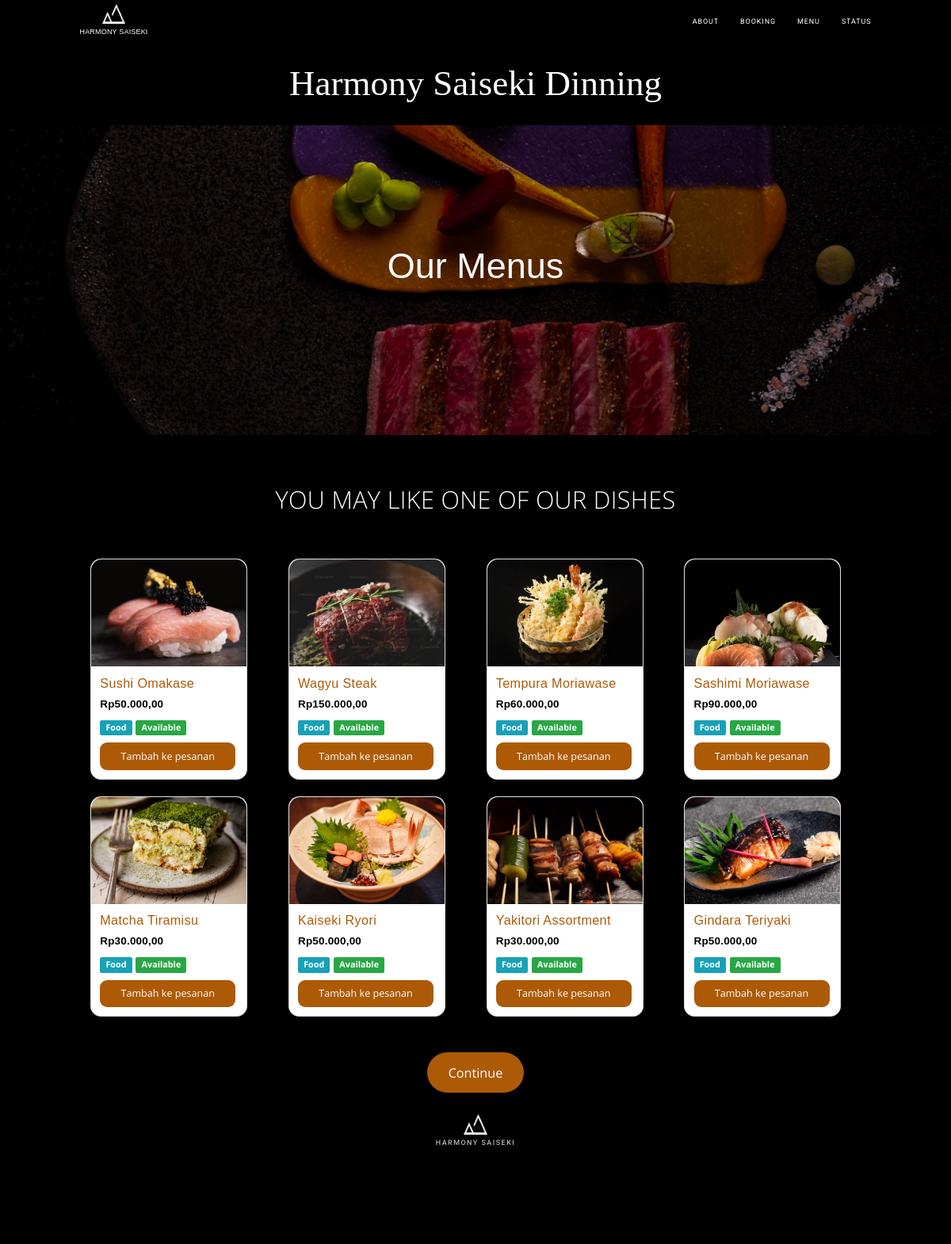
Page /menu.php on the committed database.
### tables this page shows
CREATE TABLE `menu` (
  `id` int(20) NOT NULL,
  `kode_menu` varchar(255) NOT NULL,
  `menu` varchar(255) NOT NULL,
  `harga` int(20) NOT NULL,
  `tipe` varchar(225) NOT NULL,
  `statuss` varchar(255) NOT NULL,
  `quantity` int(20) NOT NULL,
  `nama_berkas` varchar(255) NOT NULL
);

### menu.php (the view, shortened to what this page needs)
<!DOCTYPE html>
<html lang="en">
<head>
    <link href="css/bootstrap.min.css" rel="stylesheet">
    <link href="css/bootstrap2.css" rel="stylesheet">
    <link rel="stylesheet" href="https://maxcdn.bootstrapcdn.com/font-awesome/4.4.0/css/font-awesome.min.css">
    <link href="css/owl.carousel.css" rel="stylesheet">
    <link href="css/owl.theme.default.min.css"  rel="stylesheet">
    <link href="css/style.css" rel="stylesheet">
    <?php
    include "koneksi.php";
    ?>
</head>
<body id="page-top" style="background-color: black;">
<nav class="navbar navbar-default navbar-fixed-top" style="text-align: center;">
			<div class="container">
				<div class="navbar-header page-scroll">
					<a href="./">
					<img src="logo.png" ><p style="font-size: 10px; color: white; font-family: sans-serif;">HARMONY SAISEKI </p></a>	</div>
				<div class="collapse navbar-collapse" id="bs-example-navbar-collapse-1">
					<ul class="nav navbar-nav navbar-right">
						<li>
							<a class="page-scroll" href="#about">About</a>
						</li>
						<li>
							<a class="page-scroll" href="./chart.php">Booking</a>
						</li>
						<li>
							<a class="page-scroll" href="./menu.php">Menu</a>
						</li>
						<li>
							<a class="page-scroll" href="./status.php">Status</a>
						</li>
					</ul>
				</div>
			</div>
		</nav>
<div style="margin-top: 80px; margin-bottom: 20px;text-align: center; font-family: f; background-color: black;">
    <div class="intro-heading" style="font-size: 50px; color: white;">Harmony Saiseki Dinning</div>
</div>
<header class="headers" style="background-image: url(carrot.png);">
    <div class="container">
        <div class="intro-text" style="font-size: 50px; color: white; font-family:sans-serif; text-align:center; margin-top:-140px;">Our Menus</div>
    </div>
</header>
<section id="about" class="light-bg" style="background-color: black;">
    <div class="container">
        <div class="row">
            <div class="col-lg-12 text-center">
                <div class="section-title" >
                    <h2 style="color: white; margin-bottom:30px;">You may like one of our dishes</h2>
                </div>
            </div>
        </div>
        <?php
        function rupiah($angka) {
            $hasil_rupiah = "Rp" . number_format($angka, 2, ",", ".");
            return $hasil_rupiah;
        }
        $query = "SELECT * FROM menu";
        $result = mysqli_query($koneksi, $query);
        echo '<div class="container my-3">';
        echo '<div class="row">';
        ?>
        <?php
        while ($row = mysqli_fetch_assoc($result)) {
            $path_file = $row['nama_berkas'];
            $nama_menu = $row['menu'];
            $harga_menu = $row['harga'];
            $tipe_menu = $row['tipe'];
            $statuss_menu = ($row['statuss'] === 'Available') ? 'Available' : 'Out of Stock';
            $class = ($row['statuss'] === 'Available') ? 'badge badge-success' : 'badge badge-danger';
            $isAvailable = ($row['statuss'] === 'Available');
            ?>
            <div class="col-md-3">
                <div class="card" style="margin-top: 23px; text-align:left; width: 22rem; border-radius:15px;">
                    <div style="max-width: 100%; height: 150px; overflow: hidden;">
                        <img class="card-img-top" style="width: 100%; height: 100%; object-fit: cover; border-top-left-radius: 15px; border-top-right-radius: 15px; border-bottom-left-radius: 0; border-bottom-right-radius: 0;" src="<?php echo $path_file; ?>" alt="Card image cap">
                    </div>
                    <div class="card-body" style="background-color: white; border-radius:15px;">
                        <h5 class="card-title" style="font-weight: 15px; font-size:18px; color:#AD5A06; font-family:sans-serif;"><?php echo $nama_menu; ?></h5>
                        <p class="card-text" style="font-weight: bold; color:black; font-family:sans-serif;"><?php echo rupiah($harga_menu); ?></p>
                        <label type="button" class="badge badge-info" style="border:none; font-size: 12px; padding: 5px 8px;"><?php echo $tipe_menu; ?></label>&nbsp;
                        <label type="button" id="statuss" class="<?php echo $class; ?>" style="border:none; font-size: 12px; padding: 5px 8px;"><?php echo $statuss_menu; ?></label><br>
                        <?php
                        if ($isAvailable) {
                            echo '<button class="btn btn-primary btn" style="margin-top:5px; color:white; background-color:#AD5A06; width:190px; border-radius:10px;" onclick="addToCart(' . $row['id'] . ', this)">Tambah ke pesanan</button>';
                        } else {
                            echo '<button type="button" class="btn" style="margin-top:5px; background-color:#E88928; color:white; width:190px; border-radius:10px;" disabled>Tambah ke pesanan</button>';
                        }
                        ?>
                    </div>
                </div>
            </div>
        <?php
        }
        ?>
        </div>
    </div>
    <div style="display: flex; justify-content: center; align-items: center; margin-top: 50px;">
        <a href="./chart.php" style=" background-color: #AD5A06; color:white; border-radius:50px; padding: 15px 30px; font-size: 18px; border: none; outline: none; transition: transform 0.3s ease;">
            Continue
        </a>
    </div>
	<footer>
        <div class="container text-center" style="margin-top: 0px;">
            <img src="logo.png"  style="margin-right: 0px;"><p  style="margin-right: 0px;">HARMONY SAISEKI </p>
        </div>
    </footer>
</body>
</html>

### css/style.css (style rules this page uses)
body { margin: 0px; font-family: "Open Sans", Sans-serif; }
html { zoom: 90%; overflow-x: hidden; }
h1, h2, h3, h4, h5, h6 { font-weight: 300; letter-spacing: 0.4px; font-family: "Open Sans", Sans-serif; color: #232323; }
p { font-family: 'Roboto', sans-serif; font-size: 15px; font-weight: 300; line-height: 23px; letter-spacing: 0.2px; color: #797979; }
a, a:hover, a:focus, a:active, a.active { outline: 0; }
@media (min-width: 768px) { section { padding: 150px 0; } }
section { padding: 70px 0; }
.navbar-default { background-color: #222; border-color: black; }
.navbar-default .navbar-collapse { border-color: rgba(255,255,255,.02) }
.navbar-default .nav li a { font-family: "Roboto",sans-serif; text-transform: uppercase; font-weight: 400; font-size: 10px; text-align: center; letter-spacing: 1px; color:#fff }
@media (min-width:768px) { .navbar-default { background-color: black; padding: 5px 0; -webkit-transition:padding .3s; -moz-transition:padding .3s; transition:padding .3s; border:0 } }
header { background-repeat: none; background-attachment: scroll; background-position: center center; -webkit-background-size: cover; -moz-background-size: cover; background-size: cover; -o-background-size: cover; text-align: center; color: #fff; }
header .intro-text { padding-top: 100px; padding-bottom: 50px; }
@media (min-width: 768px) { header .intro-text { padding-top: 300px; padding-bottom: 200px; } }
.section-title h2 { font-size: 34px; text-transform: uppercase; }
.light-bg { background-color: #f8f8f8; }
footer { padding: 30px; background-color: #000; }
footer p { color: #B7B7B7; margin: 0; font-size: 10px; text-transform: uppercase; font-weight: 500; letter-spacing: 1.6px; }
.btn { display: inline-block; padding: 8px 20px; margin-bottom: 0; font-size: 14px; font-weight: 400; line-height: 1.42857143; text-align: center; white-space: nowrap; vertical-align: middle; -ms-touch-action: manipulation; touch-action: manipulation; cursor: pointer; -webkit-user-select: none; -moz-user-select: none; -ms-user-select: none; user-select: none; background-image: none; border: 1px solid transparent; border-radius: 4px; }

### rows in the picture
menu: nama_berkas (picture), menu "Sushi Omakase", harga "Rp50.000,00", tipe "Food", statuss "Available", $row['id'] 1 (drawn)
menu: nama_berkas (picture), menu "Wagyu Steak", harga "Rp150.000,00", tipe "Food", statuss "Available"
menu: nama_berkas (picture), menu "Tempura Moriawase", harga "Rp60.000,00", tipe "Food", statuss "Available"
menu: nama_berkas (picture), menu "Sashimi Moriawase", harga "Rp90.000,00", tipe "Food", statuss "Available"
menu: nama_berkas (picture), menu "Matcha Tiramisu", harga "Rp30.000,00", tipe "Food", statuss "Available"
menu: nama_berkas (picture), menu "Kaiseki Ryori", harga "Rp50.000,00", tipe "Food", statuss "Available"
menu: nama_berkas (picture), menu "Yakitori Assortment", harga "Rp30.000,00", tipe "Food", statuss "Available"
menu: nama_berkas (picture), menu "Gindara Teriyaki", harga "Rp50.000,00", tipe "Food", statuss "Available"
